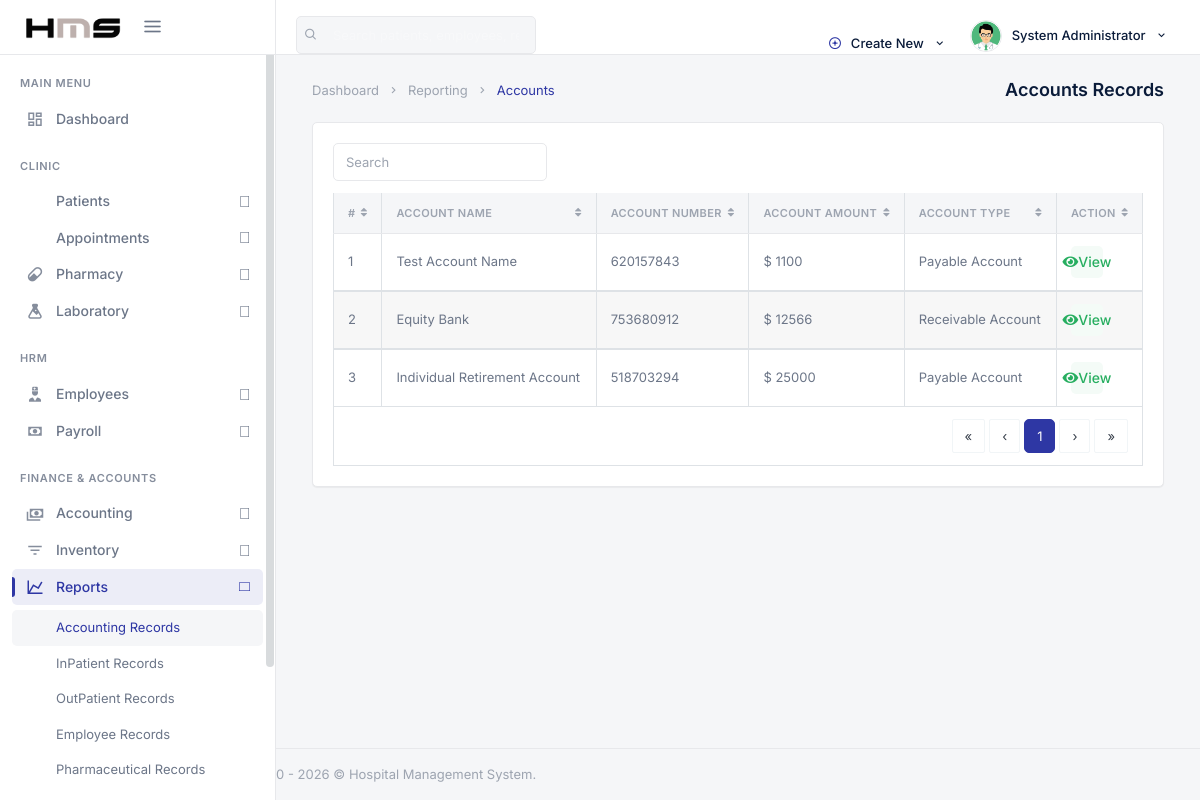
The page /backend/admin/his_admin_accounting_records.php (signed in) on the database its author committed.
### tables this page shows
CREATE TABLE `his_admin` (
  `ad_id` int(20) NOT NULL,
  `ad_fname` varchar(200) DEFAULT NULL,
  `ad_lname` varchar(200) DEFAULT NULL,
  `ad_email` varchar(200) DEFAULT NULL,
  `ad_pwd` varchar(200) DEFAULT NULL,
  `ad_dpic` varchar(200) DEFAULT NULL
);

CREATE TABLE `his_accounts` (
  `acc_id` int(200) NOT NULL,
  `acc_name` varchar(200) DEFAULT NULL,
  `acc_desc` text,
  `acc_type` varchar(200) DEFAULT NULL,
  `acc_number` varchar(200) DEFAULT NULL,
  `acc_amount` varchar(200) DEFAULT NULL
);

### backend/security.php (called while the page is built, shortened)
<?php
function escape_output($string) {
    return htmlspecialchars((string) $string, ENT_QUOTES, 'UTF-8');
}

### backend/admin/his_admin_accounting_records.php (the view, shortened to what this page needs)
<?php
  include('../config.php');
    include('../security.php');
?>
<!DOCTYPE html>
<html lang="en">
<?php include('assets/inc/head.php');?>
    <body>
        <div id="wrapper">
                <?php include('assets/inc/nav.php');?>
                <?php include("assets/inc/sidebar.php");?>
            <div class="content-page">
                <div class="content">
                    <div class="container-fluid">
                        <div class="row">
                            <div class="col-12">
                                <div class="page-title-box">
                                    <div class="page-title-right">
                                        <ol class="breadcrumb m-0">
                                            <li class="breadcrumb-item"><a href="javascript: void(0);">Dashboard</a></li>
                                            <li class="breadcrumb-item"><a href="javascript: void(0);">Reporting</a></li>
                                            <li class="breadcrumb-item active">Accounts</li>
                                        </ol>
                                    </div>
                                    <h4 class="page-title">Accounts Records</h4>
                                </div>
                            </div>
                        </div>
                        <div class="row">
                            <div class="col-12">
                                <div class="card-box">
                                    <div class="mb-2">
                                        <div class="row">
                                            <div class="col-12 text-sm-center form-inline" >
                                                <div class="form-group">
                                                    <input id="demo-foo-search" type="text" placeholder="Search" class="form-control form-control-sm" autocomplete="on">
                                                </div>
                                            </div>
                                        </div>
                                    </div>
                                    <div class="table-responsive">
                                        <table id="demo-foo-filtering" class="table table-bordered toggle-circle mb-0" data-page-size="7">
                                            <thead>
                                            <tr>
                                                <th>#</th>
                                                <th data-toggle="true">Account Name</th>
                                                <th data-hide="phone">Account Number</th>
                                                <th data-hide="phone">Account Amount</th>
                                                <th data-hide="phone">Account Type</th>
                                                <th data-hide="phone">Action</th>
                                            </tr>
                                            </thead>
                                            <?php
                                                $ret="SELECT * FROM  his_accounts  ORDER BY RAND() ";
                                                $stmt= $mysqli->prepare($ret) ;
                                                $stmt->execute() ;
                                                $res=$stmt->get_result();
                                                $cnt=1;
                                                while($row=$res->fetch_object())
                                                {
                                            ?>
                                                <tbody>
                                                <tr>
                                                    <td><?php echo escape_output($cnt); ?></td>
                                                    <td><?php echo escape_output($row->acc_name); ?></td>
                                                    <td><?php echo escape_output($row->acc_number); ?></td>
                                                    <td>$ <?php echo escape_output($row->acc_amount); ?></td>
                                                    <td><?php echo escape_output($row->acc_type); ?></td>
                                                    <td>
                                                        <a href="his_admin_view_single_account.php?acc_number=<?php echo escape_output($row->acc_number); ?>" class="badge badge-success"><i class="fas fa-eye "></i> View</a>
                                                    </td>
                                                </tr>
                                                </tbody>
                                            <?php  $cnt = $cnt +1 ; }?>
                                            <tfoot>
                                            <tr class="active">
                                                <td colspan="8">
                                                    <div class="text-right">
                                                        <ul class="pagination pagination-rounded justify-content-end footable-pagination m-t-10 mb-0"></ul>
                                                    </div>
                                                </td>
                                            </tr>
                                            </tfoot>
                                        </table>
                                    </div>
                                </div>
                            </div>
                        </div>
                    </div>
                </div>
                 <?php include('assets/inc/footer.php');?>
            </div>
        </div>
    </body>
</html>

### backend/admin/assets/inc/nav.php (shortened to what this page needs)
<?php
    $aid=$_SESSION['ad_id'];
    $ret="select * from his_admin where ad_id=?";
    $stmt= $mysqli->prepare($ret);
    $stmt->bind_param('i',$aid);
    $stmt->execute();
    $res=$stmt->get_result();
    while($row=$res->fetch_object())
    {
?>
    <div class="navbar-custom">
        <ul class="list-unstyled topnav-menu topnav-menu-left m-0">
            <li class="d-none d-lg-block">
                <form class="app-search" autocomplete="off">
                    <div class="app-search-box">
                        <button class="btn" type="button"><i class="fe-search"></i></button>
                        <input type="text" class="form-control" placeholder="Search patients, employees, records…">
                    </div>
                </form>
            </li>
        </ul>
        <div class="logo-box bg-black">
            <a href="his_admin_dashboard.php" class="logo text-center">
                <span class="logo-lg">
                    <img src="assets/images/logo-dark.png" alt="HMS" height="22">
                </span>
            </a>
            <button class="button-menu-mobile">
                <i class="fe-menu"></i>
            </button>
        </div>
        <ul class="list-unstyled topnav-menu float-right mb-0">
            <li class="dropdown notification-list d-none d-lg-block">
                <a class="nav-link dropdown-toggle waves-effect waves-light" data-toggle="dropdown" href="#" role="button" aria-haspopup="false" aria-expanded="false">
                    <i class="fe-plus-circle mr-1" style="color: var(--hms-primary);"></i>
                    Create New
                    <i class="mdi mdi-chevron-down ml-1"></i>
                </a>
            </li>
            <li class="dropdown notification-list">
                <a class="nav-link dropdown-toggle nav-user mr-0 waves-effect waves-light" data-toggle="dropdown" href="#" role="button" aria-haspopup="false" aria-expanded="false">
                    <img src="assets/images/users/<?php echo escape_output($row->ad_dpic); ?>" alt="User" class="rounded-circle">
                    <span class="pro-user-name ml-1 d-none d-lg-inline">
                        <?php echo escape_output($row->ad_fname); ?> <?php echo escape_output($row->ad_lname); ?>
                        <i class="mdi mdi-chevron-down ml-1"></i>
                    </span>
                </a>
            </li>
        </ul>
    </div>
<?php }?>

### rows shown on the page
his_admin: ad_dpic (picture), ad_fname "System", ad_lname "Administrator"
his_accounts: acc_name "Test Account Name", acc_number "620157843", acc_amount "1100", acc_type "Payable Account"
his_accounts: cnt "2", acc_name "Equity Bank", acc_number "753680912", acc_amount "12566", acc_type "Receivable Account"
his_accounts: cnt "3", acc_name "Individual Retirement Account", acc_number "518703294", acc_amount "25000", acc_type "Payable Account"
